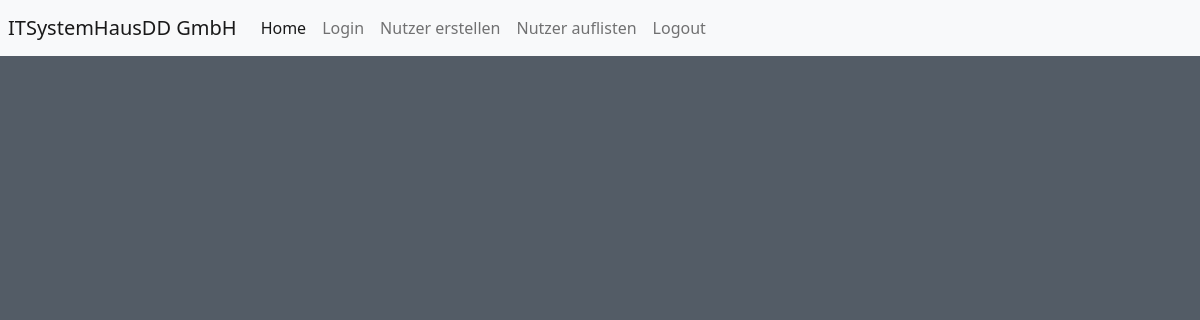
The page /list-employee/ on the database as committed earlier.
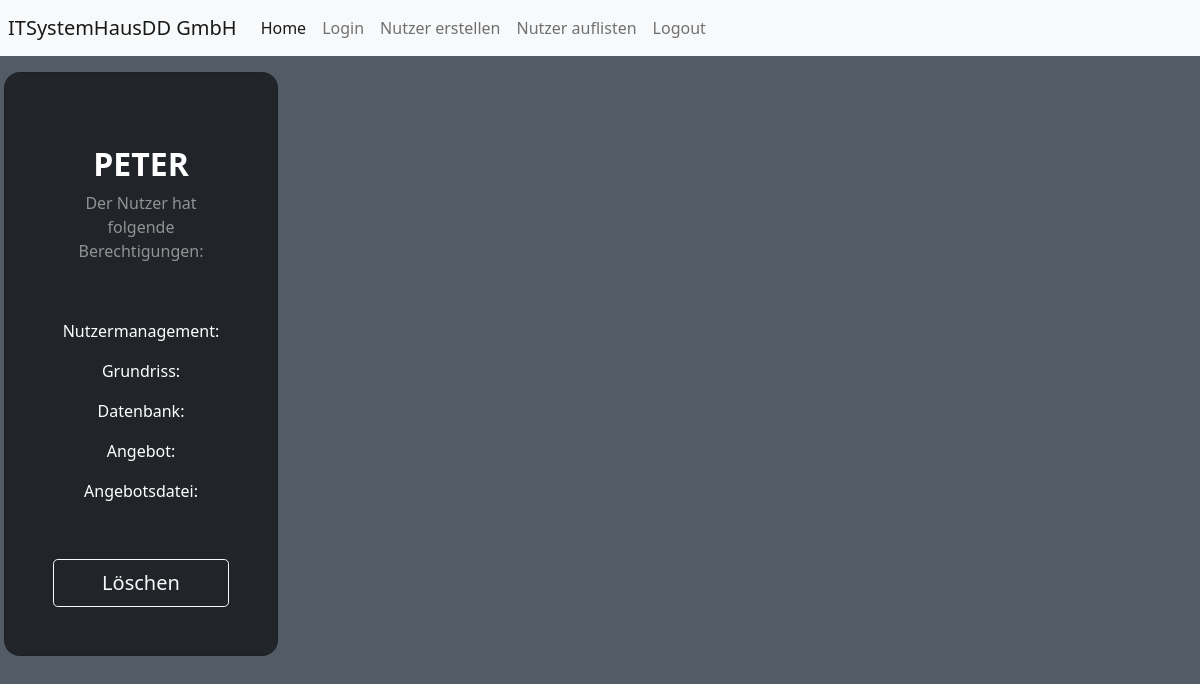
The same page on the database as committed later.
### usermanagement/models.py (models this page shows)
class Employee(User):
    perm_usermanagement = models.BooleanField(default=False)
    perm_layout = models.BooleanField(default=False)
    perm_database = models.BooleanField(default=False)
    perm_offer = models.BooleanField(default=False)
    perm_offer_file = models.BooleanField(default=False)

### usermanagement/views.py (the view)
# urls.py: path("list-employee/",views.ListEmployee.as_view(),name="list-employee-view"),
class ListEmployee(View):
    def get(self,request:HttpRequest)->HttpResponse:
        all_employee = Employee.objects.all()
        return render(request,"usermanagement/list_employee.html",{"employees":all_employee})

### usermanagement/templates/usermanagement/list_employee.html (shortened to what this page needs)
{% extends "usermanagement/index.html" %}
{% load static %}
{% block css %}
    <link rel="stylesheet" href="{% static 'css/styleList.css' %}">
{% endblock %}
{% load bootstrap_icons %}
{% block content %}
<div class="row">
    {% for item in employees %}
        <div class="col-sm-6 w-25 p-3">
            <div class="card bg-dark text-white" style="border-radius: 1rem;">
                <div class="card-body p-5 text-center">
                    <div class="mb-md-5 mt-md-4">
                        <h2 class="fw-bold mb-2 text-uppercase">{{item.username}}</h2>
                        <p class="text-white-50 mb-5">Der Nutzer hat folgende Berechtigungen:</p>
                        <div class="p-2">
                            {% if item.perm_usermanagement %}
                                Nutzermanagement: {% bs_icon 'shield-check' color='white' size='1.5em' %}
                            {% else %}
                                Nutzermanagement: {% bs_icon 'shield-x' color='white' size='1.5em' %}
                            {% endif %}
                        </div>
                        <div class="p-2">
                            {% if item.perm_layout %}
                                Grundriss: {% bs_icon 'shield-check' color='white' size='1.5em' %}
                            {% else %}
                                Grundriss: {% bs_icon 'shield-x' color='white' size='1.5em' %}
                            {% endif %}
                        </div>
                        <div class="p-2">
                            {% if item.perm_database %}
                                Datenbank: {% bs_icon 'shield-check' color='white' size='1.5em' %}
                            {% else %}
                                Datenbank: {% bs_icon 'shield-x' color='white' size='1.5em' %}
                            {% endif %}
                        </div>
                        <div class="p-2">
                            {% if item.perm_offer %}
                                Angebot: {% bs_icon 'shield-check' color='white' size='1.5em' %}
                            {% else %}
                                Angebot: {% bs_icon 'shield-x' color='white' size='1.5em' %}
                            {% endif %}
                        </div>
                        <div class="p-2">
                            {% if item.perm_offer_file %}
                                Angebotsdatei: {% bs_icon 'shield-check' color='white' size='1.5em' %}
                            {% else %}
                                Angebotsdatei: {% bs_icon 'shield-x' color='white' size='1.5em' %}
                            {% endif %}
                        </div>
                    </div>
                    <button type="button" class="btn btn-outline-light btn-lg px-5" data-bs-toggle="modal" data-bs-target="#deleteModal{{item}}">
                        Löschen
                    </button>
                </div>
            </div>
        </div>
    {% endfor %}
</div>
{% endblock %}

Rows that differ between the two databases and show on the page:
added Employee: username "PETER", shows "Nutzermanagement:", shows "Grundriss:", shows "Datenbank:", shows "Angebot:", shows "Angebotsdatei:"
